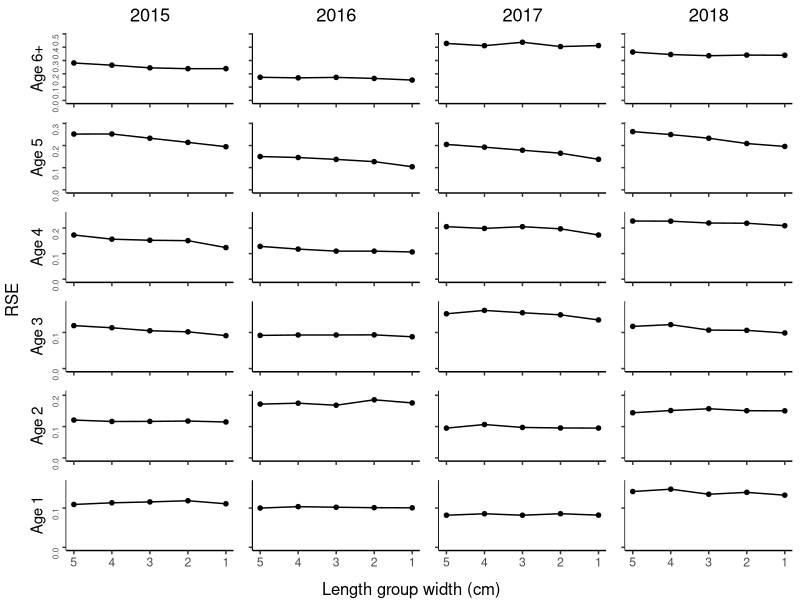
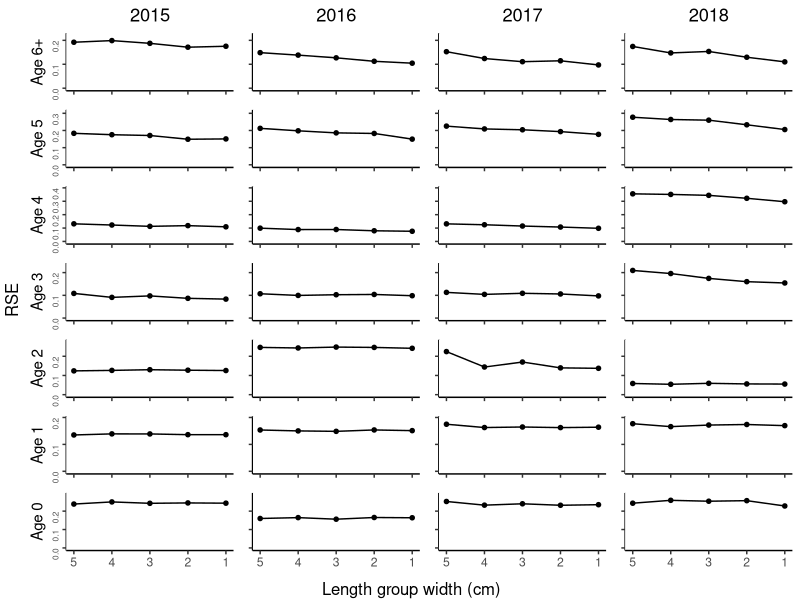
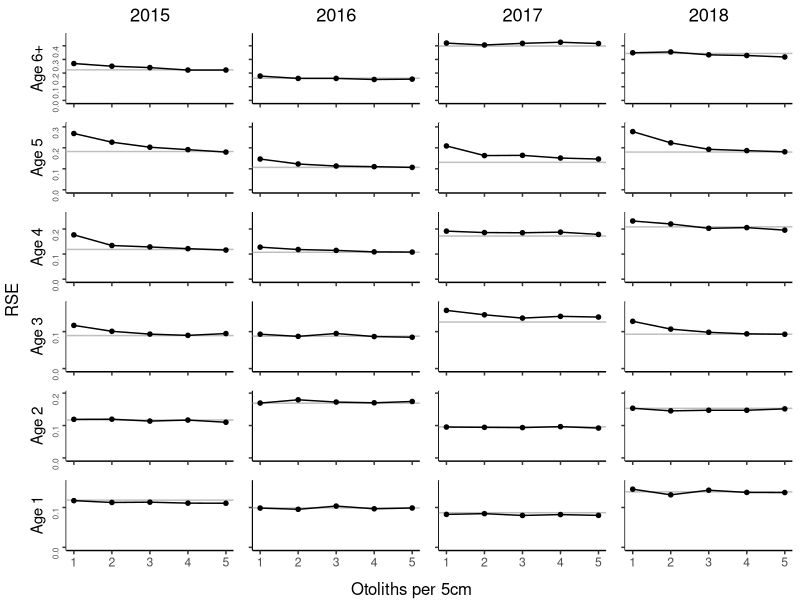
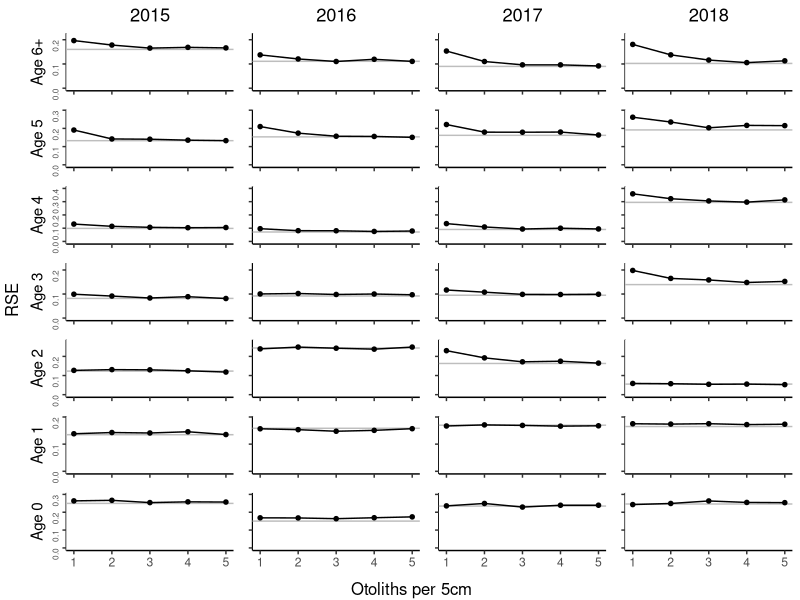

The R source for these figures, in order:
#
# Example of tabulated plot inspired by Gerritsen et al. 2006
#

library(ggplot2)
library(grid)
library(gridExtra)
library(egg)

#' @noRd
makeColorMap <- function(columns, color){
  colors <- as.list(rep(color, length(columns)))
  names(colors) <- columns
  return(colors)
}

#' @noRd
panelPlot  <- function(plotdata, xVariable, yVariable, yVariableUpper, yVariableLower, xlimrow, ylimcol, ylabel, basetheme, showX=F, showY=F, title=NULL, pointcol="white", linecol="black", errorcol="black", tickmarks=NULL, reverseX=F, hLine=NULL, hLineCol="grey", hLineType="solid"){
  
  panelplot <- ggplot(plotdata, aes_string(x=xVariable, y=yVariable)) + xlim(xlimrow) + ylab(ylabel) + ylim(ylimcol)

  if (!is.null(hLine)){
    panelplot <- panelplot + geom_hline(yintercept = hLine, color = hLineCol, linetype=hLineType)
  }
  #error bars
  if (!is.null(yVariableUpper) & !is.null(yVariableLower)){
    panelplot <- panelplot + geom_linerange(aes_string(ymin=yVariableLower, ymax=yVariableUpper), color=errorcol)
  }
  #points and lines
  if (nrow(plotdata) == 0){
    panelplot <- panelplot + geom_blank()
  }
  else{
    panelplot <- panelplot + geom_line(color=linecol) + geom_point(shape=20, size=2, color=pointcol)
  }
  
  if (reverseX){
    panelplot <- panelplot + scale_x_reverse()
  }
  
  panelplot <- panelplot + basetheme()
  panelplot <- panelplot + theme(panel.grid.minor = element_blank(), panel.grid.major = element_blank())
  if (!is.null(tickmarks)){
    panelplot <- panelplot + scale_y_continuous(breaks=tickmarks, limits = ylimcol)
  }
  if (!showX){
    panelplot <- panelplot + theme(axis.title.x = element_blank(), axis.text.x=element_blank())
  }
  else{
    panelplot <- panelplot + theme(axis.title.x = element_blank())
  }
  if (!showY){
    panelplot <- panelplot + theme(axis.title.y = element_blank(), axis.text.y=element_blank())
  }
  if (!is.null(title)){
    panelplot <- panelplot + ggtitle(title)
  }
  
  return(panelplot)
}

#' Table plot
#' @description 
#'  makes a tabulated plot of estimates grouped by two covariates, one for columns, one for rows. axes of all plots are the same variables.
#' @details 
#'  If 'yVariableUpper' and 'yVaraiateLower' is not provided, error bars will not be plotted
#' @param data data.table() with data, must contain columns identified by parameters 'columnGroups', 'rowGroups', 'xVariable' and 'yVariable'
#' @param columnGroups character() identifies column in data that identifies the grouping used for columns in the plot
#' @param rowGRoups character() identifies column in data that identifies the grouping used for rows in the plot
#' @param xVariable character() identifies column in data containting variable to be used for x-axis
#' @param yVariable character() identifies column in data containing variable to be used for y-axis
#' @param yVariableLower character(), optional, identifies column in data containing lower limits for error bars
#' @param yVariableUpper character(), optional,  identifies column in data containing upper limits for error bars
#' @param ylab character(), optional, label for y-axis, if not provided 'yVariable' will be used.
#' @param ymin numeric(), optional, lower bounds of y axis, if not NULL y axis will be adopted to data for each column
#' @param ymax numeric(), optional, upper bounds of y axis, if not provided y axis will be adopted to data for each column
#' @param xlim vector, optional, lower and upper bounds of x axis, if not provided y axis will be adapted to data for each row
#' @param pointcol character() or named list mapping the values in data[,columnGroups] to colors, color of points in plots
#' @param linecol character() or named list mapping the values in data[,columnGroups] to colors color of connecting lines in plots
#' @param errorcol character() or named list mapping the values in data[,columnGroups] to colors color of error bars
#' @param tickmarks numeric() specifies tickmarks for y-axis
#' @param basetheme ggplot2 - theme function to use for plotting. Default adjusts y-axis label alignments to account for variable width of tick-labels.
#' @param reverseX logical() whether to reverse X axes
#' @param hLineCol character() specify any column that should be used for horisontal reference lines
stackedPanels <- function(data, columnGroups, rowGroups, xVariable, yVariable, yVariableLower=NULL, yVariableUpper=NULL, ylab=NULL, xlab=NULL, xlim=NULL, ymin=0, ymax=NULL, pointcol="black", linecol="#cb181d", errorcol="#cb181d", tickmarks=NULL, basetheme=function(x){ggplot2::theme_classic() + theme(plot.title = element_text(hjust = 0.5), axis.text.y = element_text(angle = 90, hjust = 1, size=6))}, reverseX=F, hLineCol=NULL){
  
  if(is.numeric(columnGroups) | is.numeric(rowGroups)){
    stop("ColumnGroups and rowGroups can not be numeric variables. Covert with as.character()")
  }
  
  if (!all(c(columnGroups, rowGroups, xVariable, yVariable) %in% names(data))){
    stop("Some arguments (columnGroups, rowGroups, xVariable, yVariable) not found in data.")
  }
  
  if (any(is.na(data[,c(columnGroups, rowGroups, xVariable)]))){
    stop("NAs in grouping variables or x variable")
  }

  if (is.null(yVariableUpper) + is.null(yVariableLower) == 1){
    stop("Provide either both yVariableUpper and yVariableLower, or neither of them")
  }
  
  if (is.null(ylab)){
    ylab <- yVariable
  }
  
  if (is.null(xlab)){
    xlab <- xVariable
  }
  
  rows <- sort(unique(unlist(data[,rowGroups])), decreasing = T)
  cols <- sort(unique(unlist(data[,columnGroups])))
  
  if (is.character(linecol)){
    linecol <- makeColorMap(cols, linecol)
  }
  if (is.character(pointcol)){
    pointcol <- makeColorMap(cols, pointcol)
  }
  if (is.character(errorcol)){
    errorcol <- makeColorMap(cols, errorcol)
  }
  
  panels <- list()
  for (row in rows){
    
    #determine ylims if necessary
    minvar <- yVariable
    if (!is.null(yVariableLower)){
      minvar <- yVariableLower  
    }
    miny <- ymin
    if (is.null(miny)){
      miny <- min(data[data[,rowGroups] == row,minvar])
      miny <- miny - abs(miny) * .1
    }
    
    maxvar <- yVariable
    if (!is.null(yVariableUpper)){
      maxvar <- yVariableUpper  
    }
    maxy <- ymax
    if (is.null(maxy)){
      maxy <- max(data[data[,rowGroups] == row,maxvar])
      maxy <- maxy + abs(maxy) * .1
    }
    ylimcol <- c(miny, maxy)
    
    for (col in cols){
      xlimrow <- xlim
      if (is.null(xlimrow)){
        xlimrow <- c(min(data[data[,columnGroups] == col,xVariable]), max(data[data[,columnGroups] == col,xVariable]))
      }
      
      title <- NULL
      if (row == rows[1]){
        title = col
      }

      plotdata <- data[data[,columnGroups] == col & data[,rowGroups] == row,]
            
      referenceline <- NULL
      if (!is.null(hLineCol)){
        stopifnot(length(unique(unlist(plotdata[,hLineCol])))==1)
        referenceline <- unlist(plotdata[,hLineCol])[1]
      }

      panel <- panelPlot(plotdata, xVariable, yVariable, yVariableUpper, yVariableLower, xlimrow, ylimcol, showX=(row == rows[length(rows)]), showY=(col == cols[1]), ylabel=row, basetheme=basetheme, title=title, pointcol=pointcol[[col]], linecol=linecol[[col]], errorcol=errorcol[[col]], tickmarks=tickmarks, reverseX, hLine = referenceline)
      panels[[paste(row, col, sep="/")]] <- panel
      
    }
  }
  
  ggarrange(
    plots=panels,
    nrow=length(rows),
    left=ylab,
    bottom=xlab
    )
}

warning("Change file reference to package location")
warning("Check which CI to use")
warning("Check axis labels")



#
# Compare resampling for haul based ALK
#
resamplingPrXcm <- read.csv("data/OtolithsOnly_1_per_xcm_haulBased.csv", sep=";", stringsAsFactors = F, dec=",", na.strings = c("#N/A"))
resamplingPrXcm$age <- paste("Age", resamplingPrXcm$age)
resamplingPrXcm$Year <- as.character(resamplingPrXcm$Year)
resamplingPrXcmQ1 <- resamplingPrXcm[resamplingPrXcm$Quarter=="Q1",]
resamplingPrXcmQ1 <- resamplingPrXcmQ1[resamplingPrXcmQ1$age != "Age 0",]

resamplingPrXcmQ3 <- resamplingPrXcm[resamplingPrXcm$Quarter=="Q3",]

####
# Plot 3
# Using Q1 and all years
#
pdf(file = "figures/resamplingVariableLengthGroupQ1.pdf", width=3.35, onefile = F) #85mm in inches
stackedPanels(data = resamplingPrXcmQ1, columnGroups = "Year", rowGroups = "age", xVariable = "Otolith_1cm", yVariable = "cv", xlab="Length group width (cm)", ylab="RSE", ymin=0, reverseX = T, linecol = "black", tickmarks = c(0,.1,.2,.3,.4,.5))
dev.off()

####
# Plot 4
# as plot 3, but for q3, and retaining age 0
#
pdf(file = "figures/suppMatResamplingVariableLengthGroupQ3.pdf", width=3.35, onefile = F) #85mm in inches
stackedPanels(data = resamplingPrXcmQ3, columnGroups = "Year", rowGroups = "age", xVariable = "Otolith_1cm", yVariable = "cv", xlab="Length group width (cm)", ylab="RSE", ymin=0, reverseX = T, linecol = "black", tickmarks = c(0,.1,.2,.3,.4,.5))
dev.off()


####
# Plot 5
#
resamplingFixedLengthGroups <- read.csv("OtolithsOnly_Results/OtolithsOnly_y_per_5cm_haulBased.csv", sep=";", stringsAsFactors = F, dec=".", na.strings = c("#N/A", "NA"))
resamplingFixedLengthGroups$age <- paste("Age", resamplingFixedLengthGroups$age)
resamplingFixedLengthGroups$Year <- as.character(resamplingFixedLengthGroups$Year)
reference <- resamplingFixedLengthGroups[resamplingFixedLengthGroups$Otolith_per5cm == "C",c("Year","Quarter", "age", "cv")]
names(reference) <- c("Year","Quarter", "age", "current")
resamplingFixedLengthGroups <- resamplingFixedLengthGroups[resamplingFixedLengthGroups$Otolith_per5cm != "C",]
resamplingFixedLengthGroups$Otolith_per5cm <- as.integer(resamplingFixedLengthGroups$Otolith_per5cm)

resamplingFixedLengthGroups <- merge(resamplingFixedLengthGroups, reference)
resamplingFixedLengthGroupsQ1 <- resamplingFixedLengthGroups[resamplingFixedLengthGroups$Quarter=="Q1",]
resamplingFixedLengthGroupsQ1 <- resamplingFixedLengthGroupsQ1[resamplingFixedLengthGroupsQ1$age != "Age 0",]

pdf(file = "figures/resamplingConstantLengthGroupQ1.pdf", width=3.35, onefile = F) #85mm in inches
stackedPanels(data = resamplingFixedLengthGroupsQ1, columnGroups = "Year", rowGroups = "age", xVariable = "Otolith_per5cm", yVariable = "cv", xlab="Otoliths per 5cm", ylab="RSE", ymin=0, hLineCol="current", linecol="black", tickmarks = c(0,.1,.2,.3,.4,.5,.6,.7,.8))
dev.off()

####
# Plot 6 - supplementary
# As plot 5, but for Q3, and including Age 0
#

resamplingFixedLengthGroupsQ3 <- resamplingFixedLengthGroups[resamplingFixedLengthGroups$Quarter=="Q3",]
pdf(file = "figures/suppMatResamplingConstantLengthGroupQ3.pdf", width=3.35, onefile = F) #85mm in inches
stackedPanels(data = resamplingFixedLengthGroupsQ3, columnGroups = "Year", rowGroups = "age", xVariable = "Otolith_per5cm", yVariable = "cv", xlab="Otoliths per 5cm", ylab="RSE", ymin=0, hLineCol="current", linecol="black", tickmarks = c(0,.1,.2,.3,.4,.5,.6,.7,.8))
dev.off()
